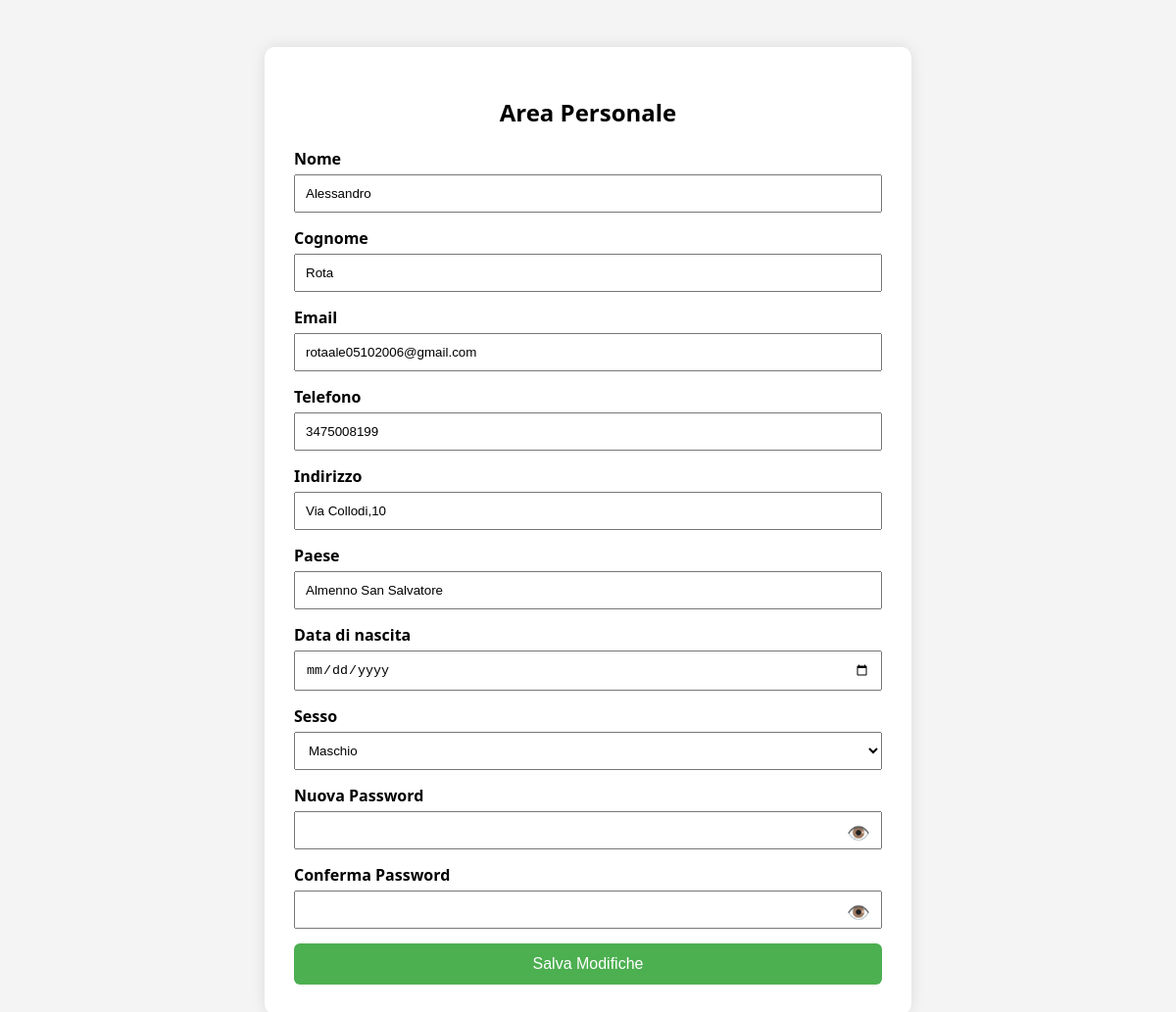
Page /area_personale.php (signed in) on the committed database.
### tables this page shows
CREATE TABLE `utenti` (
  `id_utente` int(11) NOT NULL,
  `nickname` varchar(100) NOT NULL,
  `nome` varchar(150) NOT NULL,
  `cognome` varchar(150) NOT NULL,
  `email` varchar(150) NOT NULL,
  `psw` varchar(255) NOT NULL,
  `data_nascita` datetime NOT NULL,
  `telefono` varchar(10) NOT NULL,
  `indirizzo` varchar(155) NOT NULL,
  `paese` varchar(150) NOT NULL,
  `sesso` tinyint(1) NOT NULL
);

### area_personale.php (the view, shortened to what this page needs)
<?php
$servername = "localhost";
$username = "root";
$password = "";
$dbname = "sportify";
$conn = new mysqli($servername, $username, $password, $dbname);
$id_utente = $_SESSION['id_utente'];
$sql = "SELECT * FROM utenti WHERE id_utente = $id_utente";
$result = $conn->query($sql);
$utente = $result->fetch_assoc();
?>
<!DOCTYPE html>
<html lang="it">
<head>
</head>
<body>
<div class="container">
    <h2>Area Personale</h2>
    <form id="userForm" method="POST">
        <div class="form-group">
            <label>Nome</label>
            <input type="text" name="nome" value="<?= htmlspecialchars($utente['nome']) ?>" required>
        </div>
        <div class="form-group">
            <label>Cognome</label>
            <input type="text" name="cognome" value="<?= htmlspecialchars($utente['cognome']) ?>" required>
        </div>
        <div class="form-group">
            <label>Email</label>
            <input type="email" name="email" value="<?= htmlspecialchars($utente['email']) ?>" required>
        </div>
        <div class="form-group">
            <label>Telefono</label>
            <input type="tel" name="telefono" value="<?= htmlspecialchars($utente['telefono']) ?>" required>
        </div>
        <div class="form-group">
            <label>Indirizzo</label>
            <input type="text" name="indirizzo" value="<?= htmlspecialchars($utente['indirizzo']) ?>" required>
        </div>
        <div class="form-group">
            <label>Paese</label>
            <input type="text" name="paese" value="<?= htmlspecialchars($utente['paese']) ?>" required>
        </div>
        <div class="form-group">
            <label>Data di nascita</label>
            <input type="date" name="data_nascita" value="<?= $utente['data_nascita'] ?>" required>
        </div>
        <div class="form-group">
            <label>Sesso</label>
            <select name="sesso">
                <option value="maschio" <?= $utente['sesso'] == 1 ? 'selected' : '' ?>>Maschio</option>
            </select>
        </div>
        <div class="form-group toggle-password">
            <label>Nuova Password</label>
            <input type="password" id="password" name="password" required>
            <span onclick="toggleVisibility('password')">👁️</span>
        </div>
        <div class="form-group toggle-password">
            <label>Conferma Password</label>
            <input type="password" id="conferma_password" name="conferma_password" required>
            <span onclick="toggleVisibility('conferma_password')">👁️</span>
        </div>
        <button type="button" onclick="mostraPopup()">Salva Modifiche</button>
    </form>
</div>
</body>
</html>

### area_personale.php (style rules this page uses)
body { font-family: 'Segoe UI', sans-serif; background: #f4f4f4; padding: 40px; }
.container { max-width: 600px; margin: auto; background: white; padding: 30px; border-radius: 10px; box-shadow: 0 0 15px rgba(0,0,0,0.1); }
h2 { text-align: center; margin-bottom: 20px; }
.form-group { margin-bottom: 15px; }
label { display: block; font-weight: bold; margin-bottom: 5px; }
input, select { width: 100%; padding: 10px; box-sizing: border-box; }
.toggle-password { position: relative; }
.toggle-password span { position: absolute; right: 12px; top: 35px; cursor: pointer; font-size: 1.2rem; color: #888; }
button { width: 100%; padding: 12px; background-color: #4CAF50; color: white; border: none; font-size: 16px; border-radius: 6px; cursor: pointer; }

### rows in the picture
utenti: nome "Alessandro", cognome "Rota", email "rotaale05102006@gmail.com", telefono "3475008199", indirizzo "Via Collodi,10", paese "Almenno San Salvatore", sesso "Maschio"
